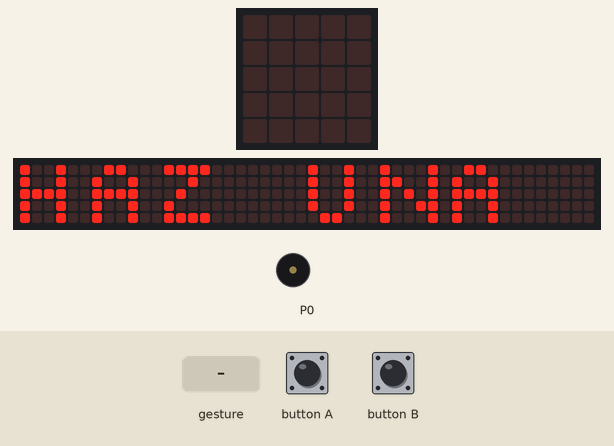
Recording of a program running on a simulated BBC micro:bit (MakeCode). Shown: the board's 5×5 LED display, a strip that is not on the board, showing the scrolling text unrolled, buzzer (waves = sounding). The test bench sets the inputs (shaded band). Random numbers come from a fixed seed; a tilt is held for 1.5 s and a shake lasts 1 s, then the board lies face up again; the 48×5 strip is a reading aid, not a part: it shows the text the display is scrolling, unrolled, one strip-width of it at a time.

Above: at 3.2 s.
At 17.2 s:
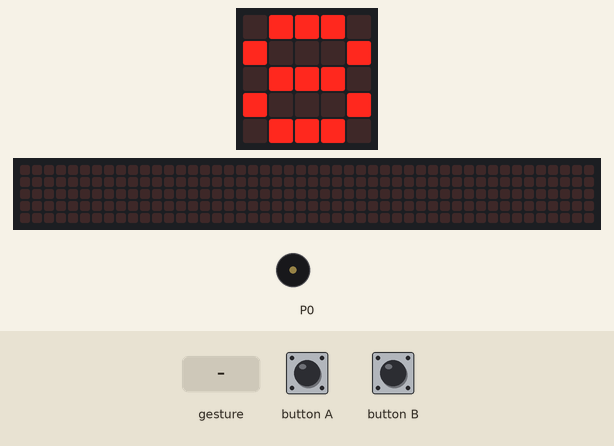
17.3 s: gesture 'shake'
At 17.57 s:
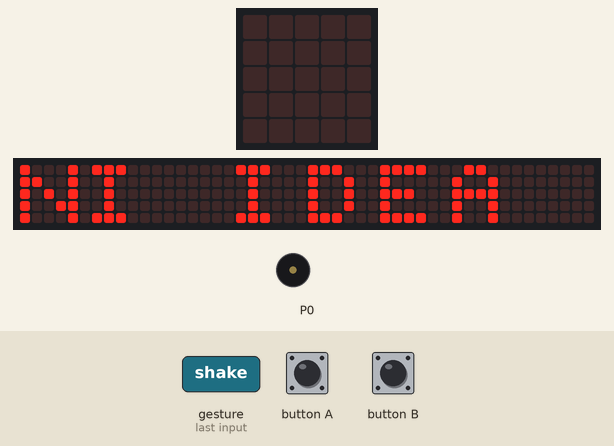
19.4 s: button B pressed for 0.15 s
20.1 s: button B pressed for 0.15 s
20.8 s: gesture 'shake'
23.8 s: button A pressed for 0.15 s
At 33.8 s:
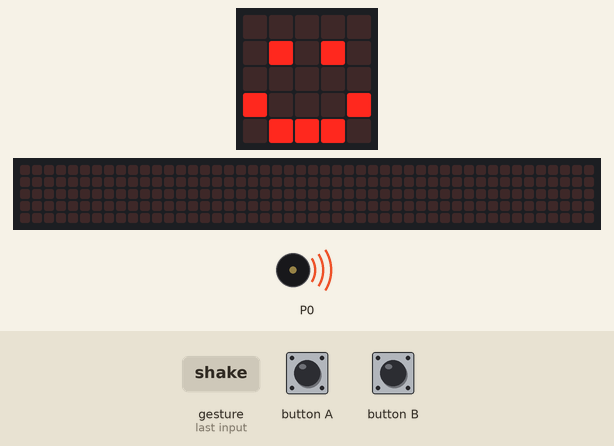
Timing chart, 0 to 34.8 s (numbered marks = the images above; inputs shaded):
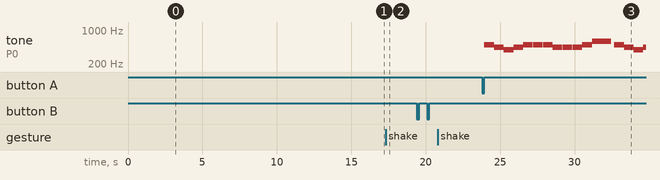

Measured:
- after the input at 17.3 s, the display: changes after 0.20 s (image 2)
- after the input at 23.8 s, tone on P0: plays 494 Hz for 0.65 s, 440 Hz for 0.65 s, 392 Hz for 0.65 s, 440 Hz for 0.65 s, 494 Hz for 0.65 s, 494 Hz for 0.65 s … (16 notes in this stretch), starting after 0.15 s
- what the display in image 0 shows lasts 0.6 s, from 3.2 s to 3.8 s

The program:

main.ts
```typescript
input.onButtonPressed(Button.A, function () {
    music.setTempo(93)
    music.setVolume(175)
    music.playTone(494, music.beat(BeatFraction.Whole))
    music.playTone(440, music.beat(BeatFraction.Whole))
    music.playTone(392, music.beat(BeatFraction.Whole))
    music.playTone(440, music.beat(BeatFraction.Whole))
    music.playTone(494, music.beat(BeatFraction.Whole))
    basic.pause(20)
    music.playTone(494, music.beat(BeatFraction.Whole))
    basic.pause(20)
    music.playTone(494, music.beat(BeatFraction.Whole))
    music.playTone(440, music.beat(BeatFraction.Whole))
    basic.pause(20)
    music.playTone(440, music.beat(BeatFraction.Whole))
    basic.pause(20)
    music.playTone(440, music.beat(BeatFraction.Whole))
    music.playTone(494, music.beat(BeatFraction.Whole))
    music.playTone(587, music.beat(BeatFraction.Whole))
    music.playTone(587, music.beat(BeatFraction.Whole))
    basic.pause(200)
    music.playTone(494, music.beat(BeatFraction.Whole))
    music.playTone(440, music.beat(BeatFraction.Whole))
    music.playTone(392, music.beat(BeatFraction.Whole))
    music.playTone(440, music.beat(BeatFraction.Whole))
    music.playTone(494, music.beat(BeatFraction.Whole))
    basic.pause(20)
    music.playTone(494, music.beat(BeatFraction.Whole))
    basic.pause(20)
    music.playTone(494, music.beat(BeatFraction.Whole))
    music.playTone(440, music.beat(BeatFraction.Whole))
    basic.pause(20)
    music.playTone(440, music.beat(BeatFraction.Whole))
    music.playTone(494, music.beat(BeatFraction.Whole))
    music.playTone(440, music.beat(BeatFraction.Whole))
    music.playTone(392, music.beat(BeatFraction.Double))
    music.playTone(392, music.beat(BeatFraction.Half))
})
input.onGesture(Gesture.Shake, function () {
    basic.clearScreen()
    número_aleatorio = randint(0, 15)
    if (número_aleatorio == 2) {
        basic.showString("SI")
    } else if (número_aleatorio == 1) {
        basic.showString("NO")
    } else if (número_aleatorio == 3) {
        basic.showString("PROBABLEMENTE")
    } else if (número_aleatorio == 4) {
        basic.showString("NI IDEA")
    } else if (número_aleatorio == 6) {
        basic.showString("OBVIAMENTE")
    } else if (número_aleatorio == 5) {
        basic.showString("NO CREO")
    } else if (número_aleatorio == 7) {
        basic.showString("POR SUPUESTO")
    } else if (número_aleatorio == 8) {
        basic.showString("NEGATIVO")
    } else if (número_aleatorio == 9) {
        basic.showString("PUEDE SER")
    } else if (número_aleatorio == 10) {
        basic.showString("QUIZAS")
    } else if (número_aleatorio == 11) {
        basic.showString("NI DE BROMA")
    } else if (número_aleatorio == 12) {
        basic.showString("IMPOSIBLE")
    } else if (número_aleatorio == 14) {
        basic.showString("CLARAMENTE")
    } else if (número_aleatorio == 13) {
        basic.showString("NO TE LO PUEDO DECIR")
    } else if (número_aleatorio == 15) {
        basic.showString("CREO QUE SI")
    } else {
        basic.showString("NO SE")
    }
})
input.onButtonPressed(Button.B, function () {
    aleatorio_numero = randint(1, 4)
    if (aleatorio_numero == 1) {
        basic.showLeds(`
            . . . . .
            . # . # .
            . . . . .
            # . . . #
            . # # # .
            `)
    }
    if (aleatorio_numero == 2) {
        basic.showLeds(`
            . . . . .
            . # . # .
            . . . . .
            . # # # .
            # . . . #
            `)
    }
    if (aleatorio_numero == 3) {
        basic.showIcon(IconNames.EigthNote)
        music.playMelody("C D E F G A B C5 ", 180)
        basic.showString("FINAL FELIZ")
    }
    if (aleatorio_numero == 4) {
        basic.showLeds(`
            . . . . .
            . # . # .
            . . . . .
            # # # # #
            . . . . .
            `)
    }
})
let aleatorio_numero = 0
let número_aleatorio = 0
basic.showString("HAZ UNA PREGUNTA")
basic.showNumber(8)
```

test.ts
```typescript
// aquí va el archivo "tests"; esto no se compilará cuando este paquete se utilice como una extensión.
```
